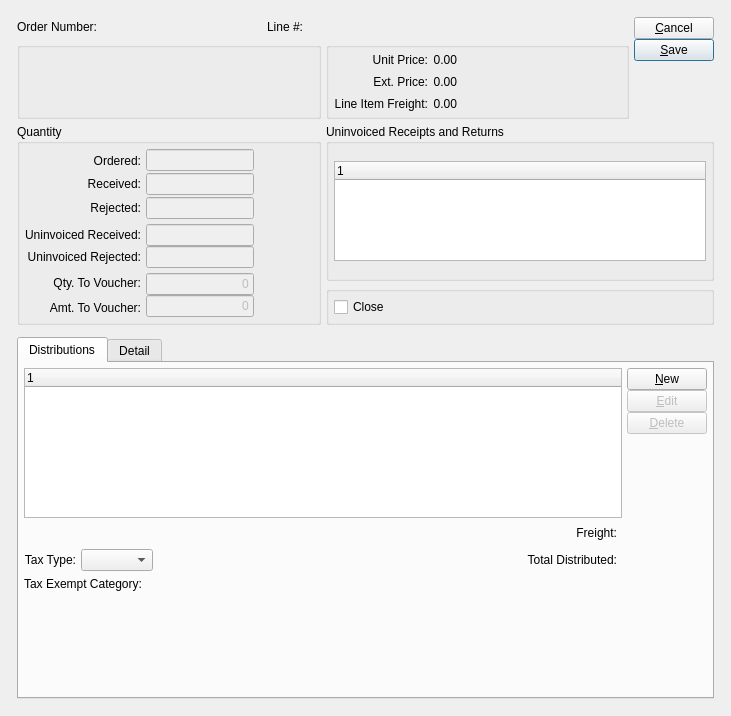
<?xml version="1.0" encoding="UTF-8"?>
<ui version="4.0">
 <comment>This file is part of the xTuple ERP: PostBooks Edition, a free and
open source Enterprise Resource Planning software suite,
Copyright (c) 1999-2014 by OpenMFG LLC, d/b/a xTuple.
It is licensed to you under the Common Public Attribution License
version 1.0, the full text of which (including xTuple-specific Exhibits)
is available at www.xtuple.com/CPAL.  By using this software, you agree
to be bound by its terms.</comment>
 <class>voucherItem</class>
 <widget class="QDialog" name="voucherItem">
  <property name="geometry">
   <rect>
    <x>0</x>
    <y>0</y>
    <width>731</width>
    <height>716</height>
   </rect>
  </property>
  <property name="windowTitle">
   <string>Voucher Item</string>
  </property>
  <layout class="QGridLayout" name="gridLayout_12">
   <item row="0" column="0">
    <layout class="QGridLayout" name="gridLayout_11">
     <property name="leftMargin">
      <number>12</number>
     </property>
     <property name="topMargin">
      <number>12</number>
     </property>
     <property name="rightMargin">
      <number>12</number>
     </property>
     <property name="bottomMargin">
      <number>12</number>
     </property>
     <property name="spacing">
      <number>12</number>
     </property>
     <item row="0" column="0">
      <layout class="QGridLayout" name="gridLayout_10">
       <item row="0" column="0" colspan="2">
        <layout class="QHBoxLayout" name="horizontalLayout">
         <item>
          <widget class="XLabel" name="_poNumberLit">
           <property name="text">
            <string>Order Number:</string>
           </property>
           <property name="alignment">
            <set>Qt::AlignRight|Qt::AlignTrailing|Qt::AlignVCenter</set>
           </property>
          </widget>
         </item>
         <item>
          <widget class="XLabel" name="_poNumber">
           <property name="sizePolicy">
            <sizepolicy hsizetype="Expanding" vsizetype="Preferred">
             <horstretch>0</horstretch>
             <verstretch>0</verstretch>
            </sizepolicy>
           </property>
           <property name="alignment">
            <set>Qt::AlignLeading|Qt::AlignLeft|Qt::AlignVCenter</set>
           </property>
          </widget>
         </item>
         <item>
          <widget class="XLabel" name="_lineNumberLit">
           <property name="text">
            <string>Line #:</string>
           </property>
           <property name="alignment">
            <set>Qt::AlignRight|Qt::AlignTrailing|Qt::AlignVCenter</set>
           </property>
          </widget>
         </item>
         <item>
          <widget class="XLabel" name="_lineNumber">
           <property name="sizePolicy">
            <sizepolicy hsizetype="Expanding" vsizetype="Preferred">
             <horstretch>0</horstretch>
             <verstretch>0</verstretch>
            </sizepolicy>
           </property>
           <property name="alignment">
            <set>Qt::AlignLeading|Qt::AlignLeft|Qt::AlignVCenter</set>
           </property>
          </widget>
         </item>
         <item>
          <spacer name="horizontalSpacer">
           <property name="orientation">
            <enum>Qt::Horizontal</enum>
           </property>
           <property name="sizeHint" stdset="0">
            <size>
             <width>40</width>
             <height>20</height>
            </size>
           </property>
          </spacer>
         </item>
        </layout>
       </item>
       <item row="0" column="2" rowspan="2">
        <layout class="QVBoxLayout">
         <property name="spacing">
          <number>0</number>
         </property>
         <item>
          <layout class="QVBoxLayout">
           <property name="spacing">
            <number>0</number>
           </property>
           <item>
            <widget class="QPushButton" name="_close">
             <property name="text">
              <string>&amp;Cancel</string>
             </property>
            </widget>
           </item>
           <item>
            <widget class="QPushButton" name="_save">
             <property name="text">
              <string>&amp;Save</string>
             </property>
             <property name="autoDefault">
              <bool>true</bool>
             </property>
             <property name="default">
              <bool>true</bool>
             </property>
            </widget>
           </item>
          </layout>
         </item>
         <item>
          <spacer>
           <property name="orientation">
            <enum>Qt::Vertical</enum>
           </property>
           <property name="sizeType">
            <enum>QSizePolicy::Expanding</enum>
           </property>
           <property name="sizeHint" stdset="0">
            <size>
             <width>20</width>
             <height>0</height>
            </size>
           </property>
          </spacer>
         </item>
        </layout>
       </item>
       <item row="1" column="0">
        <widget class="QGroupBox" name="_itemGroup">
         <property name="title">
          <string/>
         </property>
         <layout class="QGridLayout" name="gridLayout_2">
          <item row="0" column="0">
           <widget class="ItemCluster" name="_item">
            <property name="focusPolicy">
             <enum>Qt::StrongFocus</enum>
            </property>
           </widget>
          </item>
          <item row="0" column="1">
           <spacer name="horizontalSpacer_3">
            <property name="orientation">
             <enum>Qt::Horizontal</enum>
            </property>
            <property name="sizeHint" stdset="0">
             <size>
              <width>0</width>
              <height>20</height>
             </size>
            </property>
           </spacer>
          </item>
         </layout>
        </widget>
       </item>
       <item row="1" column="1">
        <widget class="QGroupBox" name="_priceGroup">
         <property name="title">
          <string/>
         </property>
         <layout class="QGridLayout" name="gridLayout_3">
          <item row="0" column="0">
           <widget class="XLabel" name="_unitPriceLit">
            <property name="text">
             <string>Unit Price:</string>
            </property>
            <property name="alignment">
             <set>Qt::AlignRight|Qt::AlignTrailing|Qt::AlignVCenter</set>
            </property>
           </widget>
          </item>
          <item row="0" column="1">
           <widget class="XLabel" name="_unitPrice">
            <property name="text">
             <string>0.00</string>
            </property>
            <property name="alignment">
             <set>Qt::AlignRight|Qt::AlignTrailing|Qt::AlignVCenter</set>
            </property>
           </widget>
          </item>
          <item row="1" column="0">
           <widget class="XLabel" name="_extPriceLit">
            <property name="text">
             <string>Ext. Price:</string>
            </property>
            <property name="alignment">
             <set>Qt::AlignRight|Qt::AlignTrailing|Qt::AlignVCenter</set>
            </property>
           </widget>
          </item>
          <item row="1" column="1">
           <widget class="XLabel" name="_extPrice">
            <property name="text">
             <string>0.00</string>
            </property>
            <property name="alignment">
             <set>Qt::AlignRight|Qt::AlignTrailing|Qt::AlignVCenter</set>
            </property>
           </widget>
          </item>
          <item row="1" column="2">
           <spacer name="horizontalSpacer_4">
            <property name="orientation">
             <enum>Qt::Horizontal</enum>
            </property>
            <property name="sizeHint" stdset="0">
             <size>
              <width>0</width>
              <height>20</height>
             </size>
            </property>
           </spacer>
          </item>
          <item row="2" column="0">
           <widget class="XLabel" name="_lineFreightLit">
            <property name="text">
             <string>Line Item Freight:</string>
            </property>
            <property name="alignment">
             <set>Qt::AlignRight|Qt::AlignTrailing|Qt::AlignVCenter</set>
            </property>
           </widget>
          </item>
          <item row="2" column="1">
           <widget class="XLabel" name="_lineFreight">
            <property name="text">
             <string>0.00</string>
            </property>
            <property name="alignment">
             <set>Qt::AlignRight|Qt::AlignTrailing|Qt::AlignVCenter</set>
            </property>
           </widget>
          </item>
         </layout>
        </widget>
       </item>
       <item row="2" column="0" rowspan="2">
        <widget class="QGroupBox" name="_quantityGroup">
         <property name="title">
          <string>Quantity</string>
         </property>
         <layout class="QGridLayout" name="gridLayout_7">
          <item row="0" column="0">
           <layout class="QGridLayout" name="gridLayout_5">
            <item row="0" column="0">
             <layout class="QVBoxLayout">
              <property name="spacing">
               <number>0</number>
              </property>
              <item>
               <widget class="XLabel" name="_orderedLit">
                <property name="text">
                 <string>Ordered:</string>
                </property>
                <property name="alignment">
                 <set>Qt::AlignRight|Qt::AlignTrailing|Qt::AlignVCenter</set>
                </property>
               </widget>
              </item>
              <item>
               <widget class="XLabel" name="_receivedLit">
                <property name="text">
                 <string>Received:</string>
                </property>
                <property name="alignment">
                 <set>Qt::AlignRight|Qt::AlignTrailing|Qt::AlignVCenter</set>
                </property>
               </widget>
              </item>
              <item>
               <widget class="XLabel" name="_rejectedLit">
                <property name="text">
                 <string>Rejected:</string>
                </property>
                <property name="alignment">
                 <set>Qt::AlignRight|Qt::AlignTrailing|Qt::AlignVCenter</set>
                </property>
               </widget>
              </item>
             </layout>
            </item>
            <item row="0" column="1">
             <layout class="QHBoxLayout">
              <property name="spacing">
               <number>0</number>
              </property>
              <item>
               <layout class="QVBoxLayout">
                <property name="spacing">
                 <number>2</number>
                </property>
                <item>
                 <widget class="XLineEdit" name="_ordered">
                  <property name="enabled">
                   <bool>false</bool>
                  </property>
                  <property name="minimumSize">
                   <size>
                    <width>80</width>
                    <height>0</height>
                   </size>
                  </property>
                  <property name="frame">
                   <bool>true</bool>
                  </property>
                  <property name="alignment">
                   <set>Qt::AlignRight</set>
                  </property>
                 </widget>
                </item>
                <item>
                 <widget class="XLineEdit" name="_received">
                  <property name="enabled">
                   <bool>false</bool>
                  </property>
                  <property name="minimumSize">
                   <size>
                    <width>80</width>
                    <height>0</height>
                   </size>
                  </property>
                  <property name="frame">
                   <bool>true</bool>
                  </property>
                  <property name="alignment">
                   <set>Qt::AlignRight</set>
                  </property>
                 </widget>
                </item>
                <item>
                 <widget class="XLineEdit" name="_rejected">
                  <property name="enabled">
                   <bool>false</bool>
                  </property>
                  <property name="minimumSize">
                   <size>
                    <width>80</width>
                    <height>0</height>
                   </size>
                  </property>
                  <property name="frame">
                   <bool>true</bool>
                  </property>
                  <property name="alignment">
                   <set>Qt::AlignRight</set>
                  </property>
                 </widget>
                </item>
               </layout>
              </item>
              <item>
               <spacer>
                <property name="orientation">
                 <enum>Qt::Horizontal</enum>
                </property>
                <property name="sizeType">
                 <enum>QSizePolicy::Expanding</enum>
                </property>
                <property name="sizeHint" stdset="0">
                 <size>
                  <width>0</width>
                  <height>62</height>
                 </size>
                </property>
               </spacer>
              </item>
             </layout>
            </item>
            <item row="1" column="0">
             <layout class="QVBoxLayout">
              <property name="spacing">
               <number>0</number>
              </property>
              <item>
               <widget class="XLabel" name="_uninvoicedReceivedLit">
                <property name="text">
                 <string>Uninvoiced Received:</string>
                </property>
                <property name="alignment">
                 <set>Qt::AlignRight|Qt::AlignTrailing|Qt::AlignVCenter</set>
                </property>
               </widget>
              </item>
              <item>
               <widget class="XLabel" name="_uninvoicedRejectedLit">
                <property name="text">
                 <string>Uninvoiced Rejected:</string>
                </property>
                <property name="alignment">
                 <set>Qt::AlignRight|Qt::AlignTrailing|Qt::AlignVCenter</set>
                </property>
               </widget>
              </item>
             </layout>
            </item>
            <item row="1" column="1">
             <layout class="QHBoxLayout">
              <property name="spacing">
               <number>0</number>
              </property>
              <item>
               <layout class="QVBoxLayout">
                <property name="spacing">
                 <number>0</number>
                </property>
                <item>
                 <widget class="XLineEdit" name="_uninvoicedReceived">
                  <property name="enabled">
                   <bool>false</bool>
                  </property>
                  <property name="minimumSize">
                   <size>
                    <width>80</width>
                    <height>0</height>
                   </size>
                  </property>
                  <property name="frame">
                   <bool>true</bool>
                  </property>
                  <property name="alignment">
                   <set>Qt::AlignRight</set>
                  </property>
                 </widget>
                </item>
                <item>
                 <widget class="XLineEdit" name="_uninvoicedRejected">
                  <property name="enabled">
                   <bool>false</bool>
                  </property>
                  <property name="minimumSize">
                   <size>
                    <width>80</width>
                    <height>0</height>
                   </size>
                  </property>
                  <property name="frame">
                   <bool>true</bool>
                  </property>
                  <property name="alignment">
                   <set>Qt::AlignRight</set>
                  </property>
                 </widget>
                </item>
               </layout>
              </item>
              <item>
               <spacer>
                <property name="orientation">
                 <enum>Qt::Horizontal</enum>
                </property>
                <property name="sizeType">
                 <enum>QSizePolicy::Expanding</enum>
                </property>
                <property name="sizeHint" stdset="0">
                 <size>
                  <width>0</width>
                  <height>42</height>
                 </size>
                </property>
               </spacer>
              </item>
             </layout>
            </item>
            <item row="3" column="1">
             <layout class="QHBoxLayout" name="horizontalLayout_3">
              <property name="spacing">
               <number>0</number>
              </property>
              <item>
               <layout class="QVBoxLayout" name="verticalLayout_3">
                <property name="spacing">
                 <number>0</number>
                </property>
                <item>
                 <widget class="XLineEdit" name="_qtyToVoucher">
                  <property name="enabled">
                   <bool>false</bool>
                  </property>
                  <property name="sizePolicy">
                   <sizepolicy hsizetype="Preferred" vsizetype="Fixed">
                    <horstretch>0</horstretch>
                    <verstretch>0</verstretch>
                   </sizepolicy>
                  </property>
                  <property name="text">
                   <string>0</string>
                  </property>
                  <property name="alignment">
                   <set>Qt::AlignRight</set>
                  </property>
                  <property name="readOnly">
                   <bool>true</bool>
                  </property>
                 </widget>
                </item>
                <item>
                 <widget class="XLineEdit" name="_amtToVoucher">
                  <property name="enabled">
                   <bool>false</bool>
                  </property>
                  <property name="sizePolicy">
                   <sizepolicy hsizetype="Preferred" vsizetype="Fixed">
                    <horstretch>0</horstretch>
                    <verstretch>0</verstretch>
                   </sizepolicy>
                  </property>
                  <property name="text">
                   <string>0</string>
                  </property>
                  <property name="alignment">
                   <set>Qt::AlignRight</set>
                  </property>
                  <property name="readOnly">
                   <bool>true</bool>
                  </property>
                 </widget>
                </item>
               </layout>
              </item>
              <item>
               <spacer>
                <property name="orientation">
                 <enum>Qt::Horizontal</enum>
                </property>
                <property name="sizeType">
                 <enum>QSizePolicy::Expanding</enum>
                </property>
                <property name="sizeHint" stdset="0">
                 <size>
                  <width>0</width>
                  <height>10</height>
                 </size>
                </property>
               </spacer>
              </item>
             </layout>
            </item>
            <item row="3" column="0">
             <layout class="QVBoxLayout" name="verticalLayout_2">
              <item>
               <widget class="XLabel" name="_qtyToVoucherLit">
                <property name="text">
                 <string>Qty. To Voucher:</string>
                </property>
                <property name="alignment">
                 <set>Qt::AlignRight|Qt::AlignTrailing|Qt::AlignVCenter</set>
                </property>
               </widget>
              </item>
              <item>
               <widget class="XLabel" name="_amtToVoucherLit">
                <property name="text">
                 <string>Amt. To Voucher:</string>
                </property>
                <property name="alignment">
                 <set>Qt::AlignRight|Qt::AlignTrailing|Qt::AlignVCenter</set>
                </property>
               </widget>
              </item>
             </layout>
            </item>
           </layout>
          </item>
         </layout>
        </widget>
       </item>
       <item row="2" column="1" colspan="2">
        <widget class="QGroupBox" name="_uninvoicedGroup">
         <property name="title">
          <string>Uninvoiced Receipts and Returns</string>
         </property>
         <layout class="QGridLayout" name="gridLayout_4">
          <item row="0" column="0">
           <widget class="XTreeWidget" name="_uninvoiced">
            <property name="maximumSize">
             <size>
              <width>16777215</width>
              <height>100</height>
             </size>
            </property>
           </widget>
          </item>
         </layout>
        </widget>
       </item>
       <item row="3" column="1" colspan="2">
        <widget class="QGroupBox" name="groupBox_2">
         <property name="title">
          <string/>
         </property>
         <layout class="QGridLayout" name="gridLayout_9">
          <item row="0" column="0">
           <layout class="QHBoxLayout">
            <property name="spacing">
             <number>0</number>
            </property>
            <item>
             <widget class="QCheckBox" name="_closePoitem">
              <property name="text">
               <string>Close</string>
              </property>
             </widget>
            </item>
            <item>
             <spacer>
              <property name="orientation">
               <enum>Qt::Horizontal</enum>
              </property>
              <property name="sizeType">
               <enum>QSizePolicy::Expanding</enum>
              </property>
              <property name="sizeHint" stdset="0">
               <size>
                <width>0</width>
                <height>16</height>
               </size>
              </property>
             </spacer>
            </item>
           </layout>
          </item>
         </layout>
        </widget>
       </item>
      </layout>
     </item>
     <item row="1" column="0">
      <widget class="QTabWidget" name="_tab">
       <property name="sizePolicy">
        <sizepolicy hsizetype="Expanding" vsizetype="Expanding">
         <horstretch>0</horstretch>
         <verstretch>1</verstretch>
        </sizepolicy>
       </property>
       <property name="currentIndex">
        <number>0</number>
       </property>
       <widget class="QWidget" name="_distTab">
        <attribute name="title">
         <string>Distributions</string>
        </attribute>
        <layout class="QGridLayout" name="gridLayout_13">
         <item row="0" column="0">
          <layout class="QVBoxLayout" name="verticalLayout">
           <item>
            <layout class="QGridLayout" name="gridLayout_8">
             <item row="0" column="0">
              <widget class="XTreeWidget" name="_vodist">
               <property name="sizePolicy">
                <sizepolicy hsizetype="Expanding" vsizetype="Expanding">
                 <horstretch>0</horstretch>
                 <verstretch>1</verstretch>
                </sizepolicy>
               </property>
               <property name="maximumSize">
                <size>
                 <width>16777215</width>
                 <height>150</height>
                </size>
               </property>
              </widget>
             </item>
             <item row="0" column="1">
              <layout class="QVBoxLayout">
               <property name="spacing">
                <number>0</number>
               </property>
               <item>
                <layout class="QVBoxLayout">
                 <property name="spacing">
                  <number>0</number>
                 </property>
                 <item>
                  <widget class="QPushButton" name="_new">
                   <property name="text">
                    <string>&amp;New</string>
                   </property>
                  </widget>
                 </item>
                 <item>
                  <widget class="QPushButton" name="_edit">
                   <property name="enabled">
                    <bool>false</bool>
                   </property>
                   <property name="text">
                    <string>&amp;Edit</string>
                   </property>
                  </widget>
                 </item>
                 <item>
                  <widget class="QPushButton" name="_delete">
                   <property name="enabled">
                    <bool>false</bool>
                   </property>
                   <property name="text">
                    <string>&amp;Delete</string>
                   </property>
                  </widget>
                 </item>
                </layout>
               </item>
               <item>
                <spacer>
                 <property name="orientation">
                  <enum>Qt::Vertical</enum>
                 </property>
                 <property name="sizeType">
                  <enum>QSizePolicy::Expanding</enum>
                 </property>
                 <property name="sizeHint" stdset="0">
                  <size>
                   <width>20</width>
                   <height>0</height>
                  </size>
                 </property>
                </spacer>
               </item>
              </layout>
             </item>
             <item row="1" column="0">
              <layout class="QGridLayout" name="gridLayout">
               <item row="0" column="1">
                <widget class="XLabel" name="_freightToVoucherLit">
                 <property name="text">
                  <string>Freight:</string>
                 </property>
                 <property name="alignment">
                  <set>Qt::AlignRight|Qt::AlignTrailing|Qt::AlignVCenter</set>
                 </property>
                </widget>
               </item>
               <item row="0" column="0">
                <spacer name="horizontalSpacer_5">
                 <property name="orientation">
                  <enum>Qt::Horizontal</enum>
                 </property>
                 <property name="sizeHint" stdset="0">
                  <size>
                   <width>0</width>
                   <height>20</height>
                  </size>
                 </property>
                </spacer>
               </item>
               <item row="1" column="0">
                <layout class="QHBoxLayout" name="horizontalLayout_2">
                 <item>
                  <widget class="QLabel" name="_taxtypeLit">
                   <property name="minimumSize">
                    <size>
                     <width>0</width>
                     <height>24</height>
                    </size>
                   </property>
                   <property name="text">
                    <string>Tax Type:</string>
                   </property>
                   <property name="alignment">
                    <set>Qt::AlignRight|Qt::AlignTrailing|Qt::AlignVCenter</set>
                   </property>
                  </widget>
                 </item>
                 <item>
                  <widget class="XComboBox" name="_taxtype">
                   <property name="enabled">
                    <bool>true</bool>
                   </property>
                   <property name="allowNull">
                    <bool>true</bool>
                   </property>
                   <property name="nullStr">
                    <string>None</string>
                   </property>
                   <property name="type">
                    <enum>XComboBox::TaxTypes</enum>
                   </property>
                  </widget>
                 </item>
                 <item>
                  <spacer>
                   <property name="orientation">
                    <enum>Qt::Horizontal</enum>
                   </property>
                   <property name="sizeHint" stdset="0">
                    <size>
                     <width>88</width>
                     <height>14</height>
                    </size>
                   </property>
                  </spacer>
                 </item>
                </layout>
               </item>
               <item row="2" column="0">
                <layout class="QHBoxLayout">
                 <item>
                  <widget class="QLabel" name="_taxExemptLit">
                   <property name="text">
                    <string>Tax Exempt Category:</string>
                   </property>
                  </widget>
                 </item>
                 <item>
                  <widget class="TaxExemptCluster" name="_taxExempt"/>
                 </item>
                </layout>
               </item>
               <item row="1" column="1">
                <widget class="XLabel" name="_totalDistributedLit">
                 <property name="sizePolicy">
                  <sizepolicy hsizetype="Expanding" vsizetype="Preferred">
                   <horstretch>0</horstretch>
                   <verstretch>0</verstretch>
                  </sizepolicy>
                 </property>
                 <property name="text">
                  <string>Total Distributed:</string>
                 </property>
                 <property name="alignment">
                  <set>Qt::AlignRight|Qt::AlignTrailing|Qt::AlignVCenter</set>
                 </property>
                </widget>
               </item>
               <item row="0" column="2">
                <widget class="CurrCluster" name="_freightToVoucher">
                 <property name="format">
                  <enum>CurrDisplay::Money</enum>
                 </property>
                </widget>
               </item>
               <item row="1" column="2">
                <widget class="CurrDisplay" name="_totalDistributed">
                 <property name="focusPolicy">
                  <enum>Qt::StrongFocus</enum>
                 </property>
                </widget>
               </item>
              </layout>
             </item>
            </layout>
           </item>
           <item>
            <spacer name="verticalSpacer">
             <property name="orientation">
              <enum>Qt::Vertical</enum>
             </property>
             <property name="sizeHint" stdset="0">
              <size>
               <width>20</width>
               <height>0</height>
              </size>
             </property>
            </spacer>
           </item>
          </layout>
         </item>
        </layout>
       </widget>
       <widget class="QWidget" name="_detailTab">
        <attribute name="title">
         <string>Detail</string>
        </attribute>
        <layout class="QGridLayout" name="gridLayout_6">
         <item row="0" column="0">
          <layout class="QGridLayout">
           <item row="1" column="0">
            <widget class="XLabel" name="_vendItemNumberLit">
             <property name="text">
              <string>Vend. Item Number:</string>
             </property>
             <property name="alignment">
              <set>Qt::AlignRight|Qt::AlignTrailing|Qt::AlignVCenter</set>
             </property>
            </widget>
           </item>
           <item row="1" column="1">
            <layout class="QHBoxLayout">
             <property name="spacing">
              <number>0</number>
             </property>
             <item>
              <layout class="QHBoxLayout">
               <property name="spacing">
                <number>5</number>
               </property>
               <item>
                <widget class="XLabel" name="_vendItemNumber">
                 <property name="sizePolicy">
                  <sizepolicy hsizetype="Expanding" vsizetype="Preferred">
                   <horstretch>0</horstretch>
                   <verstretch>0</verstretch>
                  </sizepolicy>
                 </property>
                </widget>
               </item>
               <item>
                <widget class="XLabel" name="_vendUOMLit">
                 <property name="text">
                  <string>UOM:</string>
                 </property>
                </widget>
               </item>
               <item>
                <widget class="XLabel" name="_vendUOM">
                 <property name="minimumSize">
                  <size>
                   <width>40</width>
                   <height>0</height>
                  </size>
                 </property>
                </widget>
               </item>
              </layout>
             </item>
             <item>
              <spacer>
               <property name="orientation">
                <enum>Qt::Horizontal</enum>
               </property>
               <property name="sizeType">
                <enum>QSizePolicy::Expanding</enum>
               </property>
               <property name="sizeHint" stdset="0">
                <size>
                 <width>20</width>
                 <height>20</height>
                </size>
               </property>
              </spacer>
             </item>
            </layout>
           </item>
           <item row="2" column="0">
            <layout class="QVBoxLayout">
             <property name="spacing">
              <number>0</number>
             </property>
             <item>
              <widget class="XLabel" name="_vendItemDescripLit">
               <property name="sizePolicy">
                <sizepolicy hsizetype="Preferred" vsizetype="Fixed">
                 <horstretch>0</horstretch>
                 <verstretch>0</verstretch>
                </sizepolicy>
               </property>
               <property name="text">
                <string>Vend. Item Descrip.:</string>
               </property>
               <property name="alignment">
                <set>Qt::AlignRight|Qt::AlignTrailing|Qt::AlignVCenter</set>
               </property>
              </widget>
             </item>
             <item>
              <spacer>
               <property name="orientation">
                <enum>Qt::Vertical</enum>
               </property>
               <property name="sizeType">
                <enum>QSizePolicy::Expanding</enum>
               </property>
               <property name="sizeHint" stdset="0">
                <size>
                 <width>20</width>
                 <height>59</height>
                </size>
               </property>
              </spacer>
             </item>
            </layout>
           </item>
           <item row="2" column="1">
            <widget class="XTextEdit" name="_vendDescription">
             <property name="sizePolicy">
              <sizepolicy hsizetype="Expanding" vsizetype="Expanding">
               <horstretch>0</horstretch>
               <verstretch>0</verstretch>
              </sizepolicy>
             </property>
             <property name="readOnly">
              <bool>true</bool>
             </property>
             <property name="spellEnable">
              <bool>true</bool>
             </property>
            </widget>
           </item>
           <item row="0" column="0">
            <widget class="XLabel" name="_dueDateLit">
             <property name="text">
              <string>Due Date:</string>
             </property>
             <property name="alignment">
              <set>Qt::AlignRight|Qt::AlignTrailing|Qt::AlignVCenter</set>
             </property>
            </widget>
           </item>
           <item row="0" column="1">
            <layout class="QHBoxLayout">
             <property name="spacing">
              <number>0</number>
             </property>
             <item>
              <widget class="DLineEdit" name="_dueDate">
               <property name="enabled">
                <bool>false</bool>
               </property>
              </widget>
             </item>
             <item>
              <spacer>
               <property name="orientation">
                <enum>Qt::Horizontal</enum>
               </property>
               <property name="sizeType">
                <enum>QSizePolicy::Expanding</enum>
               </property>
               <property name="sizeHint" stdset="0">
                <size>
                 <width>0</width>
                 <height>10</height>
                </size>
               </property>
              </spacer>
             </item>
            </layout>
           </item>
          </layout>
         </item>
        </layout>
       </widget>
      </widget>
     </item>
    </layout>
   </item>
  </layout>
 </widget>
 <layoutdefault spacing="5" margin="5"/>
 <customwidgets>
  <customwidget>
   <class>CurrCluster</class>
   <extends>CurrDisplay</extends>
   <header>currcluster.h</header>
   <container>1</container>
  </customwidget>
  <customwidget>
   <class>CurrDisplay</class>
   <extends>QWidget</extends>
   <header>currcluster.h</header>
  </customwidget>
  <customwidget>
   <class>DLineEdit</class>
   <extends>QWidget</extends>
   <header>datecluster.h</header>
   <container>1</container>
  </customwidget>
  <customwidget>
   <class>ItemCluster</class>
   <extends>QWidget</extends>
   <header>itemcluster.h</header>
   <container>1</container>
  </customwidget>
  <customwidget>
   <class>XComboBox</class>
   <extends>QComboBox</extends>
   <header>xcombobox.h</header>
  </customwidget>
  <customwidget>
   <class>XLabel</class>
   <extends>QLabel</extends>
   <header>xlabel.h</header>
  </customwidget>
  <customwidget>
   <class>XLineEdit</class>
   <extends>QLineEdit</extends>
   <header>xlineedit.h</header>
   <container>1</container>
  </customwidget>
  <customwidget>
   <class>XTreeWidget</class>
   <extends>QTreeWidget</extends>
   <header>xtreewidget.h</header>
   <container>1</container>
  </customwidget>
  <customwidget>
   <class>XTextEdit</class>
   <extends>QTextEdit</extends>
   <header>xtextedit.h</header>
  </customwidget>
  <customwidget>
   <class>TaxExemptCluster</class>
   <extends>QWidget</extends>
   <header>taxexemptcluster.h</header>
  </customwidget>
 </customwidgets>
 <tabstops>
  <tabstop>_item</tabstop>
  <tabstop>_vendDescription</tabstop>
  <tabstop>_dueDate</tabstop>
  <tabstop>_ordered</tabstop>
  <tabstop>_received</tabstop>
  <tabstop>_rejected</tabstop>
  <tabstop>_uninvoicedReceived</tabstop>
  <tabstop>_uninvoicedRejected</tabstop>
  <tabstop>_freightToVoucher</tabstop>
  <tabstop>_uninvoiced</tabstop>
  <tabstop>_closePoitem</tabstop>
  <tabstop>_vodist</tabstop>
  <tabstop>_new</tabstop>
  <tabstop>_edit</tabstop>
  <tabstop>_delete</tabstop>
  <tabstop>_totalDistributed</tabstop>
  <tabstop>_save</tabstop>
  <tabstop>_close</tabstop>
 </tabstops>
 <resources/>
 <connections>
  <connection>
   <sender>_vodist</sender>
   <signal>valid(bool)</signal>
   <receiver>_delete</receiver>
   <slot>setEnabled(bool)</slot>
   <hints>
    <hint type="sourcelabel">
     <x>20</x>
     <y>20</y>
    </hint>
    <hint type="destinationlabel">
     <x>20</x>
     <y>20</y>
    </hint>
   </hints>
  </connection>
  <connection>
   <sender>_vodist</sender>
   <signal>valid(bool)</signal>
   <receiver>_edit</receiver>
   <slot>setEnabled(bool)</slot>
   <hints>
    <hint type="sourcelabel">
     <x>20</x>
     <y>20</y>
    </hint>
    <hint type="destinationlabel">
     <x>20</x>
     <y>20</y>
    </hint>
   </hints>
  </connection>
  <connection>
   <sender>_vodist</sender>
   <signal>itemSelected(int)</signal>
   <receiver>_edit</receiver>
   <slot>animateClick()</slot>
   <hints>
    <hint type="sourcelabel">
     <x>20</x>
     <y>20</y>
    </hint>
    <hint type="destinationlabel">
     <x>20</x>
     <y>20</y>
    </hint>
   </hints>
  </connection>
  <connection>
   <sender>_freightToVoucher</sender>
   <signal>idChanged(int)</signal>
   <receiver>_totalDistributed</receiver>
   <slot>setId(int)</slot>
   <hints>
    <hint type="sourcelabel">
     <x>20</x>
     <y>20</y>
    </hint>
    <hint type="destinationlabel">
     <x>20</x>
     <y>20</y>
    </hint>
   </hints>
  </connection>
  <connection>
   <sender>_freightToVoucher</sender>
   <signal>effectiveChanged(QDate)</signal>
   <receiver>_totalDistributed</receiver>
   <slot>setEffective(QDate)</slot>
   <hints>
    <hint type="sourcelabel">
     <x>20</x>
     <y>20</y>
    </hint>
    <hint type="destinationlabel">
     <x>20</x>
     <y>20</y>
    </hint>
   </hints>
  </connection>
  <connection>
   <sender>_close</sender>
   <signal>clicked()</signal>
   <receiver>voucherItem</receiver>
   <slot>reject()</slot>
   <hints>
    <hint type="sourcelabel">
     <x>20</x>
     <y>20</y>
    </hint>
    <hint type="destinationlabel">
     <x>20</x>
     <y>20</y>
    </hint>
   </hints>
  </connection>
 </connections>
</ui>
